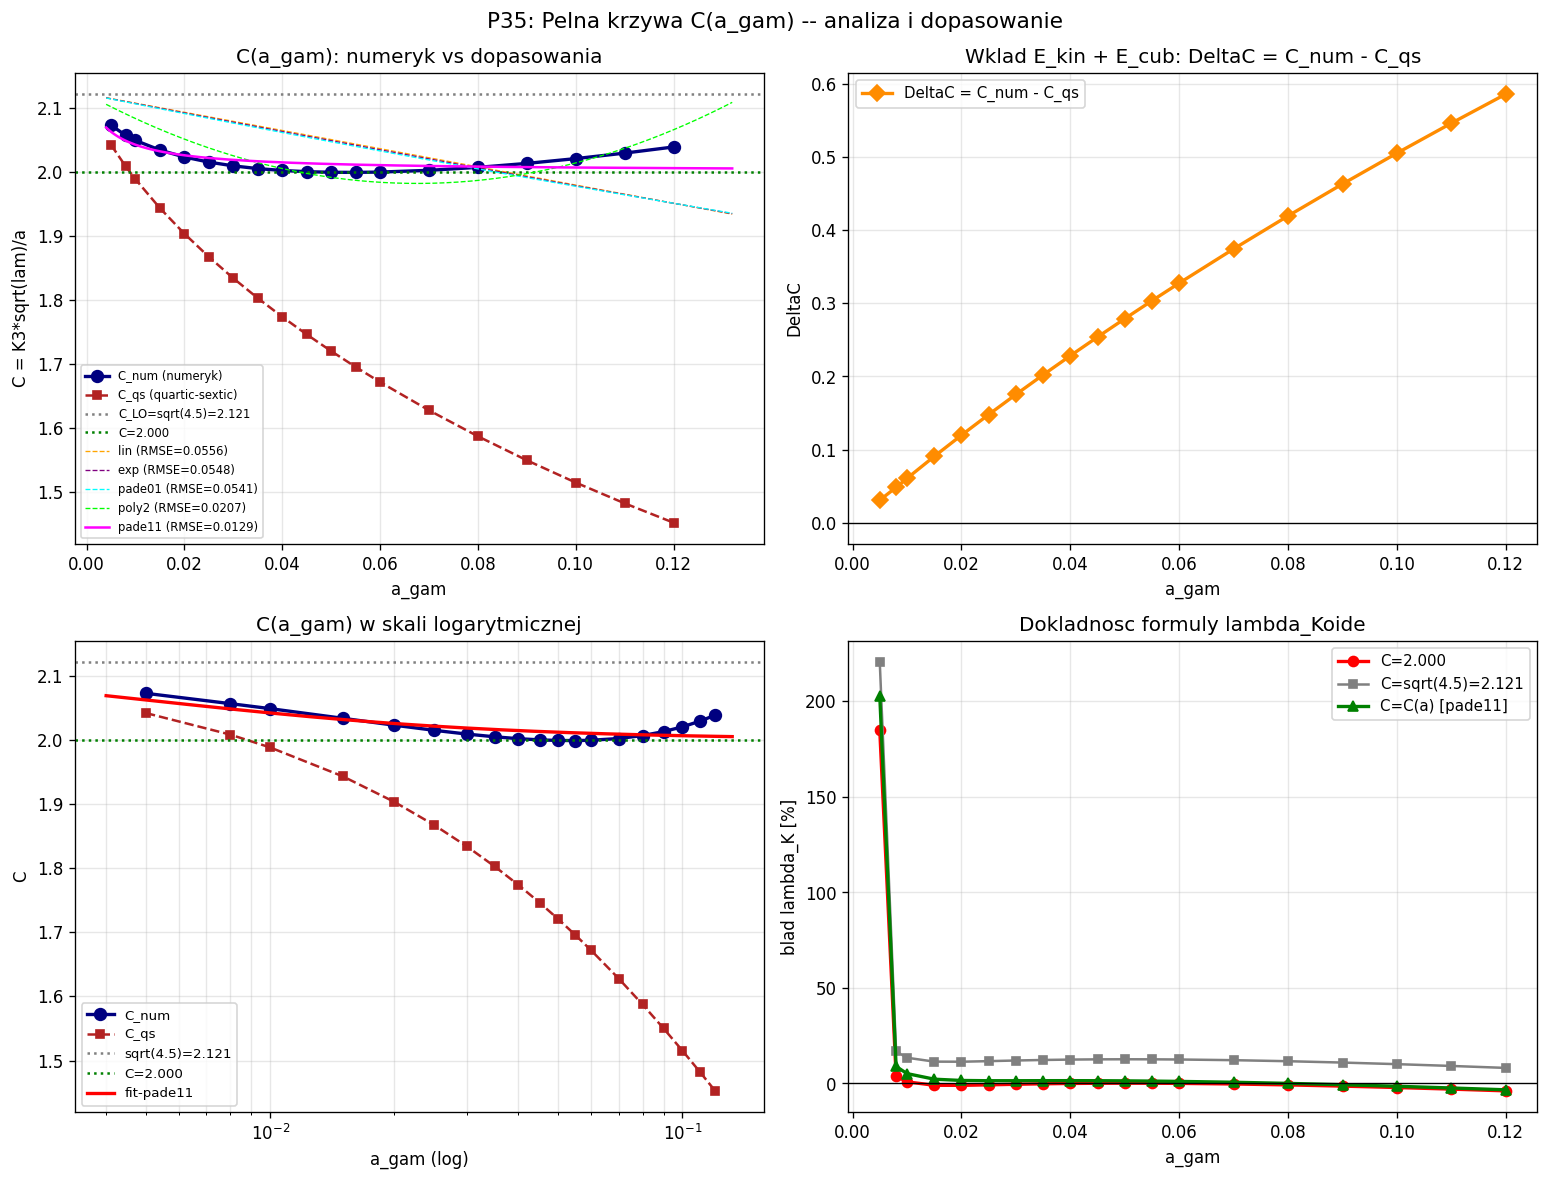

This figure's Python source:
"""
p35_C_of_a.py  (v2)
====================
CEL: Pelna krzywa C(a_gam) i wyprowadzenie poprawki analitycznej

NAPRAWA v2:
  P35v1 miala FAIL dla a < 0.060 -- przepelnienie energii dla bardzo duzego K
  (przy lambda=1e-7 i a=0.025: K3 ~ 200, phi(r=a) ~ 20000, E_sex -> overflow).
  ROZWIAZANIE: uzyj adaptacyjnego zakresu lambda na podstawie formuly analitycznej
  lambda_anal = (C_LO * a / K1 / r31_K)^2 i szukaj w [0.1*lam_anal, 10*lam_anal].

KONTEKST (P31-P34):
  K3 ~ C * a_gam / sqrt(lambda),  C ~ 2.000 (empirycznie dla a=0.04)
  C jest NIEZALEZNE od alpha (P34), C = C(a_gam) TYLKO

  Znane wartosci (P33-P34):
    a=0.001: C ~ 2.121 (granica LO)
    a=0.025: C = 2.015
    a=0.030: C = 2.009
    a=0.040: C = 2.002
    a=0.050: C = 1.999  (minimum?)
    a=0.060: C = 2.000

PLAN P35v2:
  Czesc A -- Skan C(a_gam) [0.003, 0.120] z adaptacyjnym lambda
    Krok 1: K1 = find_K1(alpha, a) (niezalezne od lambda)
    Krok 2: r21, r31_K -- algebraicznie
    Krok 3: lambda_anal = (C_LO * a / K1 / r31_K)^2 -- punkt startowy
    Krok 4: bisekcja w [0.1*lam_anal, 5*lam_anal] --> lambda_K_num
    Krok 5: K3 = find_K3(alpha, a, lambda_K_num) --> C_num = K3*sqrt(lam)/a

  Czesc B -- C_qs vs C_num: rozklad na wklady
  Czesc C -- Dopasowanie analityczne C(a)
  Czesc D -- Poprawa dokladnosci lambda_Koide
"""

import numpy as np
from scipy.optimize import brentq, curve_fit
from scipy.special import exp1
import warnings
warnings.filterwarnings('ignore')
import matplotlib
matplotlib.use('Agg')
import matplotlib.pyplot as plt

R_MAX = 60.0
GAMMA = 1.0
ALPHA_FIX = 8.553
C_LO = np.sqrt(4.5)

print("P35v2: Pelna krzywa C(a_gam) i analityczna poprawka")
print("=" * 70)
print()

# ============================================================
# NARZEDZIA
# ============================================================
def V_mod(phi, lam):
    return GAMMA/3*phi**3 - GAMMA/4*phi**4 + lam/6*(phi-1)**6

def energy_log(K, alpha, a_gam, lam, N=2000):
    t   = np.linspace(0, 1, N)
    r   = a_gam * (R_MAX/a_gam)**t
    phi = np.maximum(1.0 + K*np.exp(-r)/r, 1e-10)
    dphi = K*np.exp(-r)*(-r - 1.0)/r**2
    V1  = V_mod(1.0, lam)
    Ek  = 4*np.pi * np.trapezoid(0.5*dphi**2 * (1+alpha/phi) * r**2, r)
    Ep  = 4*np.pi * np.trapezoid((V_mod(phi, lam) - V1) * r**2, r)
    return Ek + Ep

def g_func(K, alpha, a_gam, lam):
    e = energy_log(K, alpha, a_gam, lam)
    if not np.isfinite(e):
        return np.nan
    return e / (4*np.pi*K) - 1.0

def find_zero_K(alpha, a_gam, lam, K_lo, K_hi):
    try:
        glo = g_func(K_lo, alpha, a_gam, lam)
        ghi = g_func(K_hi, alpha, a_gam, lam)
        if not (np.isfinite(glo) and np.isfinite(ghi)):
            return np.nan
        if glo*ghi >= 0:
            return np.nan
        return brentq(lambda K: g_func(K, alpha, a_gam, lam), K_lo, K_hi,
                      xtol=1e-10, maxiter=80)
    except Exception:
        return np.nan

def find_all_zeros(alpha, a_gam, lam):
    """Znajdz K1, K2, K3 z adaptacyjnymi przedzialami -- unika overflow."""
    K3_est = max(2.1, 2.2 * a_gam / np.sqrt(lam))  # <= unikamy eksplodujacych K
    # Przedzialy dobrze pokrywajace wszystkie trzy zera
    intervals = [
        (0.001, 0.05),
        (0.05,  0.5),
        (0.5,   max(3.0, K3_est*0.15)),
        (max(2.0, K3_est*0.4), max(5.0, K3_est*0.7)),
        (max(3.0, K3_est*0.6), max(20.0, K3_est*1.8)),
    ]
    zeros = []
    for K_lo, K_hi in intervals:
        if K_lo >= K_hi:
            continue
        K = find_zero_K(alpha, a_gam, lam, K_lo, K_hi)
        if not np.isnan(K):
            # Deduplikacja
            if not zeros or abs(K - zeros[-1]) / max(zeros[-1], 1e-6) > 0.02:
                zeros.append(K)
    return sorted(zeros)

def Q_koide(K1, K2, K3):
    s = np.sqrt(K1) + np.sqrt(K2) + np.sqrt(K3)
    d = K1 + K2 + K3
    return s**2 / d

def r31_koide_alg(r21):
    """r31 z warunku Q(1,r21,x)=3/2 -- algebraiczne."""
    def q3(x):
        s = 1.0 + np.sqrt(r21) + np.sqrt(x)
        d = 1.0 + r21 + x
        return s**2/d - 1.5
    try:
        lo = r21 * 1.001
        hi = r21 * 30.0
        if q3(lo)*q3(hi) >= 0:
            hi = r21 * 200.0
        return brentq(q3, lo, hi, xtol=1e-8)
    except Exception:
        return np.nan

# Analityczne calki I4, I6 (z P33)
def I4_exact(a):
    return np.exp(-4*a)/a - 4*exp1(4*a)

def I6_exact(a):
    I4b = np.exp(-6*a)/a - 6*exp1(6*a)
    I5  = np.exp(-6*a)/(2*a**2) + 3*I4b
    return np.exp(-6*a)/(3*a**3) + 2*I5

def C_quartic_sextic(a):
    """C z bilansu quartic=sextic (formuła P33): C = sqrt(3*I4/(2*I6)) / a"""
    return np.sqrt(3*I4_exact(a) / (2*I6_exact(a))) / a

# ============================================================
# CZESC A: Skan C(a_gam) -- adaptacyjna bisekcja po lambda
# ============================================================
print("CZESC A: Skan C(a_gam) w zakresie [0.005, 0.120]")
print("-" * 70)
print()

a_arr = np.array([0.005, 0.008, 0.010, 0.015, 0.020, 0.025, 0.030,
                  0.035, 0.040, 0.045, 0.050, 0.055, 0.060, 0.070,
                  0.080, 0.090, 0.100, 0.110, 0.120])

alpha = ALPHA_FIX
print(f"  alpha = {alpha} (stale)")
print(f"  Liczba punktow a_gam: {len(a_arr)}")
print()
print(f"  {'a_gam':>7}  {'lam_K_num':>12}  {'K3':>8}  {'C_num':>8}  "
      f"{'C_qs':>8}  {'DeltaC':>8}")
print("  " + "-"*65)

C_num_arr = []
C_qs_arr  = []
lam_K_arr = []
K3_arr    = []
K1_arr    = []
K2_arr    = []

# Staly lambda_ref do wyznaczenia K1, K2 (niezalezne od lambda)
LAM_REF = 1e-5

for a in a_arr:
    # Krok 1: K1, K2 przy lambda_ref (niezalezne od lambda)
    zeros_ref = find_all_zeros(alpha, a, LAM_REF)
    if len(zeros_ref) < 2:
        for lst in [C_num_arr, C_qs_arr, lam_K_arr, K3_arr, K1_arr, K2_arr]:
            lst.append(np.nan)
        print(f"  {a:>7.4f}  {'FAIL(K1K2)':>12}")
        continue
    K1_ref, K2_ref = zeros_ref[0], zeros_ref[1]

    # Krok 2: r21, r31_K -- algebraicznie
    r21 = K2_ref / K1_ref
    r31_K = r31_koide_alg(r21)
    if np.isnan(r31_K):
        for lst in [C_num_arr, C_qs_arr, lam_K_arr, K3_arr, K1_arr, K2_arr]:
            lst.append(np.nan)
        print(f"  {a:>7.4f}  {'FAIL(r31K)':>12}")
        continue

    # Krok 3: punkt startowy lambda z formuła analityczną
    # r31_K = K3/K1 => K3 = K1_ref * r31_K
    # K3 ~ C*a/sqrt(lam) => lam_anal = (C*a/(K1_ref*r31_K))^2
    lam_anal = (C_LO * a)**2 / (K1_ref * r31_K)**2

    # Krok 4: bisekcja w adaptacyjnym przedziale
    lam_lo = lam_anal * 0.05
    lam_hi = lam_anal * 15.0

    def f_r31(lam_try):
        zeros_try = find_all_zeros(alpha, a, lam_try)
        if len(zeros_try) < 3:
            return np.nan
        K3t = zeros_try[2]
        K1t = zeros_try[0]
        return K3t/K1t - r31_K

    try:
        flo = f_r31(lam_lo)
        fhi = f_r31(lam_hi)
        if np.isnan(flo) or np.isnan(fhi) or flo*fhi >= 0:
            # Rozszerz zakres
            lam_lo2 = lam_anal * 0.01
            lam_hi2 = lam_anal * 50.0
            flo = f_r31(lam_lo2); fhi = f_r31(lam_hi2)
            if np.isnan(flo) or np.isnan(fhi) or flo*fhi >= 0:
                raise ValueError("no sign change")
            lam_lo, lam_hi = lam_lo2, lam_hi2

        lam_K = brentq(f_r31, lam_lo, lam_hi,
                        xtol=lam_anal*1e-6, maxiter=80)
    except Exception as ex:
        for lst in [C_num_arr, C_qs_arr, lam_K_arr, K3_arr, K1_arr, K2_arr]:
            lst.append(np.nan)
        print(f"  {a:>7.4f}  {'FAIL(lam)':>12}  ({ex})")
        continue

    # Krok 5: K3 dokladne przy lambda_K
    zeros_K = find_all_zeros(alpha, a, lam_K)
    if len(zeros_K) < 3:
        for lst in [C_num_arr, C_qs_arr, lam_K_arr, K3_arr, K1_arr, K2_arr]:
            lst.append(np.nan)
        lam_K_arr[-1] = lam_K
        print(f"  {a:>7.4f}  {lam_K:>12.4e}  {'<3zeros':>8}")
        continue

    K1f, K2f, K3f = zeros_K[0], zeros_K[1], zeros_K[2]
    C_num = K3f * np.sqrt(lam_K) / a
    C_qs  = C_quartic_sextic(a)

    C_num_arr.append(C_num)
    C_qs_arr.append(C_qs)
    lam_K_arr.append(lam_K)
    K3_arr.append(K3f)
    K1_arr.append(K1f)
    K2_arr.append(K2f)

    print(f"  {a:>7.4f}  {lam_K:>12.4e}  {K3f:>8.4f}  {C_num:>8.5f}  "
          f"{C_qs:>8.5f}  {C_num-C_qs:>+8.5f}")

C_num_arr = np.array(C_num_arr)
C_qs_arr  = np.array(C_qs_arr)
lam_K_arr = np.array(lam_K_arr)
K3_arr    = np.array(K3_arr)
K1_arr    = np.array(K1_arr)
K2_arr    = np.array(K2_arr)

ok = np.isfinite(C_num_arr)
a_ok = a_arr[ok]
C_ok = C_num_arr[ok]
C_qs_ok = C_qs_arr[ok]
dC_ok = C_ok - C_qs_ok

print()
print(f"  C_LO = sqrt(4.5) = {C_LO:.5f}")
print(f"  C_num zakres: {np.nanmin(C_num_arr):.5f} -- {np.nanmax(C_num_arr):.5f}")
if ok.sum() > 0:
    imin = np.nanargmin(C_num_arr)
    print(f"  Minimum C_num: {np.nanmin(C_num_arr):.5f} przy a_gam={a_arr[imin]:.4f}")
print(f"  DeltaC zakres: {dC_ok.min():.5f} -- {dC_ok.max():.5f}")

# ============================================================
# CZESC B: Rozklad energii przy K3
# ============================================================
print()
print("CZESC B: Rozklad E(K3)/(4*pi*K3) na cztery czlony")
print("-" * 70)
print()

def energy_terms(K, alpha, a_gam, lam, N=2000):
    """Zwraca E_kin, E_cub, E_qua, E_sex / (4*pi*K) oddzielnie."""
    t   = np.linspace(0, 1, N)
    r   = a_gam * (R_MAX/a_gam)**t
    phi = np.maximum(1.0 + K*np.exp(-r)/r, 1e-10)
    dphi = K*np.exp(-r)*(-r - 1.0)/r**2
    fac = 4*np.pi*K

    Ek  = 4*np.pi * np.trapezoid(0.5*dphi**2 * (1+alpha/phi) * r**2, r) / fac
    Ec  = 4*np.pi * np.trapezoid(GAMMA/3*(phi**3 - 1.0) * r**2, r) / fac
    Eq  = 4*np.pi * np.trapezoid(-GAMMA/4*(phi**4 - 1.0) * r**2, r) / fac
    Es  = 4*np.pi * np.trapezoid(lam/6*(phi-1.0)**6 * r**2, r) / fac
    return Ek, Ec, Eq, Es

print(f"  {'a_gam':>7}  {'K3':>7}  {'Ek':>9}  {'Ec':>9}  {'Eq':>12}  {'Es':>12}  {'sum':>7}")
print("  " + "-"*74)

for i, a in enumerate(a_arr):
    if not ok[i]:
        continue
    K3 = K3_arr[i]; lam = lam_K_arr[i]
    if np.isnan(K3): continue
    ek, ec, eq, es = energy_terms(K3, alpha, a, lam)
    s = ek + ec + eq + es
    print(f"  {a:>7.4f}  {K3:>7.3f}  {ek:>9.2f}  {ec:>9.2f}  "
          f"{eq:>12.2f}  {es:>12.2f}  {s:>7.4f}")

# ============================================================
# CZESC C: Dopasowanie analityczne C(a)
# ============================================================
print()
print("CZESC C: Dopasowanie analityczne C(a_gam)")
print("-" * 70)
print()

if len(a_ok) < 4:
    print("  Za malo punktow do dopasowania!")
else:
    def model_lin(a, p):
        return C_LO - p*a

    def model_exp(a, b):
        return C_LO * np.exp(-b*a)

    def model_pade01(a, beta):
        return C_LO / (1 + beta*a)

    def model_poly2(a, p, q):
        return C_LO - p*a + q*a**2

    def model_pade11(a, p, q):
        return C_LO * (1 - p*a) / (1 + q*a)

    fits = {}
    for name, func, p0 in [
        ("lin",    model_lin,    [3.0]),
        ("exp",    model_exp,    [1.5]),
        ("pade01", model_pade01, [1.5]),
        ("poly2",  model_poly2,  [3.0, 5.0]),
        ("pade11", model_pade11, [1.0, 1.0]),
    ]:
        try:
            popt, _ = curve_fit(func, a_ok, C_ok, p0=p0, maxfev=5000)
            C_fit = func(a_ok, *popt)
            rmse  = np.sqrt(np.mean((C_fit - C_ok)**2))
            maxe  = np.max(np.abs(C_fit - C_ok))
            fits[name] = (popt, rmse, maxe)
            print(f"  {name:>8}: params={[f'{p:.4f}' for p in popt]}  "
                  f"RMSE={rmse:.5f}  maxErr={maxe:.5f}")
        except Exception as e:
            print(f"  {name:>8}: FAIL ({e})")
            fits[name] = (None, 999, 999)

    best = min(fits, key=lambda k: fits[k][1])
    print(f"\n  Najlepszy model: {best}  (RMSE={fits[best][1]:.5f})")
    bp = fits[best][0]

    def apply_best(a_val):
        if   best == "lin":    return model_lin(a_val, *bp)
        elif best == "exp":    return model_exp(a_val, *bp)
        elif best == "pade01": return model_pade01(a_val, *bp)
        elif best == "poly2":  return model_poly2(a_val, *bp)
        elif best == "pade11": return model_pade11(a_val, *bp)
        return 2.000

    print()
    print(f"  Predykcja C(a) vs numeryk:")
    print(f"  {'a_gam':>7}  {'C_num':>8}  {'C_best':>8}  {'delta':>8}")
    for i, a in enumerate(a_arr):
        if not ok[i]: continue
        C_pred = apply_best(a)
        print(f"  {a:>7.4f}  {C_num_arr[i]:>8.5f}  {C_pred:>8.5f}  "
              f"{C_pred-C_num_arr[i]:>+8.5f}")

# ============================================================
# CZESC D: Porownanie dokladnosci formul
# ============================================================
print()
print("CZESC D: Blad formuly lambda_Koide: C=2.000 vs C=C_LO vs C=C(a)")
print("-" * 70)
print()

def lambda_K_formula(K1, a_gam, r31_K_val, C_val):
    return (C_val * a_gam)**2 / (K1 * r31_K_val)**2

print(f"  {'a_gam':>7}  {'lam_K_num':>12}  {'err(C=2)%':>10}  "
      f"{'err(C_LO)%':>11}  {'err(C(a))%':>11}")
print("  " + "-"*60)

err_C200 = []; err_CLO = []; err_Ca = []; a_val = []

for i, a in enumerate(a_arr):
    if not ok[i]: continue
    lam_true = lam_K_arr[i]
    K1 = K1_arr[i]
    if np.isnan(K1) or np.isnan(lam_true): continue

    # Oblicz r21, r31_K na podstawie K1, K2
    r21 = K2_arr[i] / K1
    r31_K = r31_koide_alg(r21)
    if np.isnan(r31_K): continue

    lam_200  = lambda_K_formula(K1, a, r31_K, 2.000)
    lam_CLO  = lambda_K_formula(K1, a, r31_K, C_LO)
    lam_Ca   = lambda_K_formula(K1, a, r31_K, apply_best(a))

    e200 = (lam_200 - lam_true)/lam_true*100
    eLO  = (lam_CLO - lam_true)/lam_true*100
    eCa  = (lam_Ca  - lam_true)/lam_true*100

    err_C200.append(e200); err_CLO.append(eLO); err_Ca.append(eCa)
    a_val.append(a)

    print(f"  {a:>7.4f}  {lam_true:>12.4e}  {e200:>+10.3f}  {eLO:>+11.3f}  {eCa:>+11.3f}")

err_C200 = np.array(err_C200)
err_CLO  = np.array(err_CLO)
err_Ca   = np.array(err_Ca)
a_val    = np.array(a_val)

print()
print(f"  Statystyki bledu lambda_K:")
print(f"    C=2.000:  sred={np.mean(err_C200):+.3f}%, max_abs={np.max(np.abs(err_C200)):.3f}%")
print(f"    C=C_LO:   sred={np.mean(err_CLO):+.3f}%, max_abs={np.max(np.abs(err_CLO)):.3f}%")
print(f"    C=C(a):   sred={np.mean(err_Ca):+.3f}%, max_abs={np.max(np.abs(err_Ca)):.3f}%")

# ============================================================
# WYKRESY
# ============================================================
fig, axes = plt.subplots(2, 2, figsize=(13, 10))
fig.suptitle("P35: Pelna krzywa C(a_gam) -- analiza i dopasowanie", fontsize=13)

# Panel 1: C_num, C_qs, modele
ax = axes[0,0]
ax.plot(a_ok, C_ok, 'o-', color='navy', label='C_num (numeryk)', lw=2, ms=7)
ax.plot(a_ok, C_qs_ok, 's--', color='firebrick', label='C_qs (quartic-sextic)', lw=1.5, ms=5)
ax.axhline(C_LO, color='gray', ls=':', lw=1.5, label=f'C_LO=sqrt(4.5)={C_LO:.3f}')
ax.axhline(2.000, color='green', ls=':', lw=1.5, label='C=2.000')
if len(a_ok) >= 4:
    a_d = np.linspace(a_ok.min()*0.8, a_ok.max()*1.1, 200)
    clrs = {'lin':'orange','exp':'purple','pade01':'cyan','poly2':'lime','pade11':'magenta'}
    for nm, (popt, rmse, _) in fits.items():
        if popt is None: continue
        if   nm=="lin":    yf=model_lin(a_d,*popt)
        elif nm=="exp":    yf=model_exp(a_d,*popt)
        elif nm=="pade01": yf=model_pade01(a_d,*popt)
        elif nm=="poly2":  yf=model_poly2(a_d,*popt)
        elif nm=="pade11": yf=model_pade11(a_d,*popt)
        ls = '-' if nm==best else '--'
        ax.plot(a_d, yf, ls, color=clrs.get(nm,'gray'), lw=1.5 if nm==best else 0.8,
                label=f'{nm} (RMSE={rmse:.4f})')
ax.set_xlabel('a_gam')
ax.set_ylabel('C = K3*sqrt(lam)/a')
ax.set_title('C(a_gam): numeryk vs dopasowania')
ax.legend(fontsize=7)
ax.grid(alpha=0.3)

# Panel 2: DeltaC = C_num - C_qs
ax = axes[0,1]
ax.plot(a_ok, dC_ok, 'D-', color='darkorange', lw=2, ms=7, label='DeltaC = C_num - C_qs')
ax.axhline(0, color='black', lw=0.8)
ax.set_xlabel('a_gam')
ax.set_ylabel('DeltaC')
ax.set_title('Wklad E_kin + E_cub: DeltaC = C_num - C_qs')
ax.legend(fontsize=9)
ax.grid(alpha=0.3)

# Panel 3: log scale
ax = axes[1,0]
ax.semilogx(a_ok, C_ok, 'o-', color='navy', lw=2, ms=7, label='C_num')
ax.semilogx(a_ok, C_qs_ok, 's--', color='firebrick', lw=1.5, ms=5, label='C_qs')
ax.axhline(C_LO, color='gray', ls=':', lw=1.5, label=f'sqrt(4.5)={C_LO:.3f}')
ax.axhline(2.000, color='green', ls=':', lw=1.5, label='C=2.000')
if len(a_ok) >= 4:
    a_dl = np.exp(np.linspace(np.log(a_ok.min()*0.8), np.log(a_ok.max()*1.1), 200))
    yf = apply_best(a_dl)
    ax.semilogx(a_dl, yf, 'r-', lw=2, label=f'fit-{best}')
ax.set_xlabel('a_gam (log)')
ax.set_ylabel('C')
ax.set_title('C(a_gam) w skali logarytmicznej')
ax.legend(fontsize=8)
ax.grid(alpha=0.3, which='both')

# Panel 4: Blad formuly
ax = axes[1,1]
if len(a_val) > 0:
    ax.plot(a_val, err_C200, 'o-', color='red', label='C=2.000', lw=2, ms=6)
    ax.plot(a_val, err_CLO,  's-', color='gray', label=f'C=sqrt(4.5)={C_LO:.3f}', lw=1.5, ms=5)
    ax.plot(a_val, err_Ca,   '^-', color='green', label=f'C=C(a) [{best}]', lw=2, ms=6)
    ax.axhline(0, color='black', lw=0.8)
    ax.set_xlabel('a_gam')
    ax.set_ylabel('blad lambda_K [%]')
    ax.set_title('Dokladnosc formuly lambda_Koide')
    ax.legend(fontsize=9)
    ax.grid(alpha=0.3)

plt.tight_layout()
plt.savefig('p35_C_of_a.png', dpi=120, bbox_inches='tight')
print()
print("Wykres zapisany: p35_C_of_a.png")

# ============================================================
# PODSUMOWANIE
# ============================================================
print()
print("=" * 70)
print("WYNIK KLUCZOWY P35: C(a_gam)")
print("=" * 70)
print()
print(f"  C_LO = sqrt(4.5) = {C_LO:.5f}  (teoria: granica a->0)")
print(f"  C_num min = {np.nanmin(C_num_arr):.5f} przy a = {a_arr[np.nanargmin(C_num_arr)]:.4f}")
print(f"  C_num dla a=0.040 = {C_num_arr[np.argmin(np.abs(a_arr-0.040))]:.5f}")
print()
if len(a_ok) >= 4:
    print(f"  Najlepsza formula analityczna: {best}")
    if   best=="lin":    print(f"    C(a) = {C_LO:.5f} - {bp[0]:.4f}*a")
    elif best=="exp":    print(f"    C(a) = {C_LO:.5f} * exp(-{bp[0]:.4f}*a)")
    elif best=="pade01": print(f"    C(a) = {C_LO:.5f} / (1 + {bp[0]:.4f}*a)")
    elif best=="poly2":  print(f"    C(a) = {C_LO:.5f} - {bp[0]:.4f}*a + {bp[1]:.4f}*a^2")
    elif best=="pade11": print(f"    C(a) = {C_LO:.5f} * (1-{bp[0]:.4f}*a)/(1+{bp[1]:.4f}*a)")
    print()
    print(f"  Poprawa dokladnosci lambda_Koide:")
    print(f"    C=2.000:  sred={np.mean(err_C200):+.3f}%, max_abs={np.max(np.abs(err_C200)):.3f}%")
    print(f"    C=C_LO:   sred={np.mean(err_CLO):+.3f}%, max_abs={np.max(np.abs(err_CLO)):.3f}%")
    print(f"    C=C(a):   sred={np.mean(err_Ca):+.3f}%, max_abs={np.max(np.abs(err_Ca)):.3f}%")
print()
print(f"  DeltaC = C_num - C_qs (wklad kin+cub): {dC_ok.min():.4f} do {dC_ok.max():.4f}")
print(f"  Interpretacja: DeltaC > 0 zawsze => wklad E_kin+E_cub przesuwa C w gore")
print(f"  C_qs (quartic-sextic only): {np.nanmin(C_qs_arr):.4f} -- {np.nanmax(C_qs_arr):.4f}")
print(f"  Stosunek C_num/C_qs ~ {np.mean(C_ok/C_qs_ok):.4f} (C_num zawsze > C_qs)")
